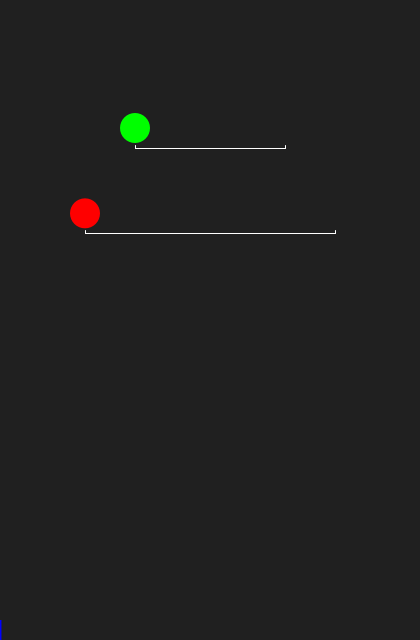
Frame 1 (no input)
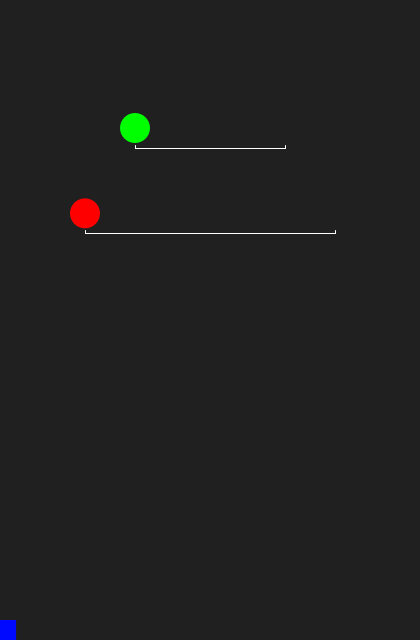
Frame 60 (the mouse pressed at the canvas centre just before this capture)
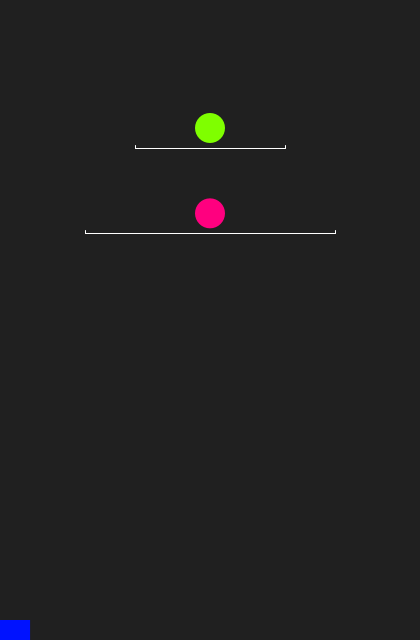
Frame 120 (the mouse held since frame 60 and released just before this capture)

The Processing sketch that drew these frames (run headless with seeded random() and noise(); from frame 60 on, the mouse is pressed at the canvas centre):

// Processing sketch: sketch_02_08_Map
// ── sketch_02_08_Map.pde
// 4. map(float value, float originLowerBound, float originUpperBound,
//                     float targetLowerBound, float targetUpperBound);
// Map takes a value from one range and returns a corresponding value
// in a different range. If we want an image to be rescaled in response
// to user input while maintaining its aspect ratio, we can use the map
// function to make sure height keeps pace with width or vice versa.

void setup() {
  size(420, 640);
  background(64);
}

void draw() {
  background(32);
  noStroke();
  
  // Mapping the mouse's vertical position to the top, shorter bar.
  fill(map(mouseY, 0, height, 0, 255), 255, 0); 
  ellipse(map(mouseY, 0, height, width / 2.0 - 75, width / 2.0 + 75), height / 5.0, 30, 30);
  stroke(255);
  line(width / 2.0 - 75, height / 5.0 + 20, width / 2.0 + 75, height / 5.0 + 20);
  
  // Pips on the end points of the line above to better illustrate.
  line(width / 2.0 - 75, height / 5.0 + 17, width / 2.0 - 75, height / 5.0 + 20);
  line(width / 2.0 + 75, height / 5.0 + 17, width / 2.0 + 75, height / 5.0 + 20);
  
  // Mapping the mouse's horizontal position to the bottom, longer bar.
  noStroke();
  fill(255, 0, map(mouseX, 0, width, 0, 255));
  ellipse(map(mouseX, 0, width, width / 2.0 - 125, width / 2.0 + 125), height / 3.0, 30, 30);
  stroke(255);
  line(width / 2.0 - 125, height / 3.0 + 20, width / 2.0 + 125, height / 3.0 + 20);
  
  // Pips on the end points of the line above to better illustrate.
  line(width / 2.0 - 125, height / 3.0 + 17, width / 2.0 - 125, height / 3.0 + 20);
  line(width / 2.0 + 125, height / 3.0 + 17, width / 2.0 + 125, height / 3.0 + 20);

  // Mapping the current seconds from a range of 0-30 to the width of the
  // screen, then displaying it as a rectangle.
  noStroke();
  fill(0, map(millis(), 0, 30000, 0, 255), 255);
  rect(0, height - 20, map(millis(), 0, 30000, 0, width), height - 20);
}
